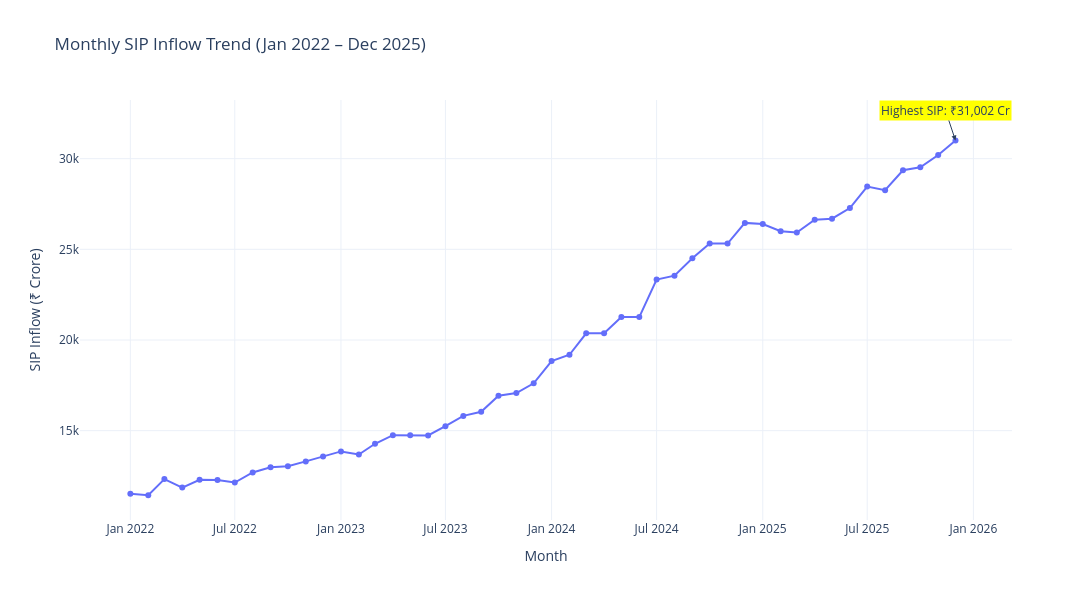

The cell this chart's notebook holds for it:
### Code cell
max_row = sip.loc[sip["sip_inflow_crore"].idxmax()]

fig.add_annotation(
    x=max_row["month"],
    y=max_row["sip_inflow_crore"],
    text=f"Highest SIP: ₹{max_row['sip_inflow_crore']:,} Cr",
    showarrow=True,
    arrowhead=2,
    bgcolor="yellow"
)

fig.show()
